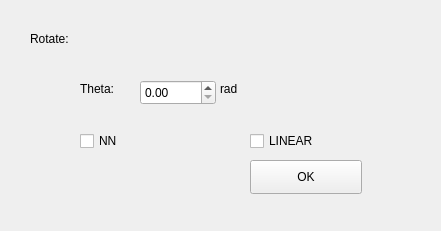
    <widget class="QWidget" name="rotateWidget" native="true">
     <property name="geometry">
      <rect>
       <x>10</x>
       <y>10</y>
       <width>441</width>
       <height>231</height>
      </rect>
     </property>
     <widget class="QLabel" name="label_36">
      <property name="geometry">
       <rect>
        <x>30</x>
        <y>30</y>
        <width>81</width>
        <height>18</height>
       </rect>
      </property>
      <property name="text">
       <string>Rotate:</string>
      </property>
     </widget>
     <widget class="QDoubleSpinBox" name="inputRotateTheta">
      <property name="geometry">
       <rect>
        <x>140</x>
        <y>80</y>
        <width>76</width>
        <height>25</height>
       </rect>
      </property>
      <property name="maximum">
       <double>359.990000000000009</double>
      </property>
     </widget>
     <widget class="QLabel" name="label_37">
      <property name="geometry">
       <rect>
        <x>80</x>
        <y>80</y>
        <width>81</width>
        <height>18</height>
       </rect>
      </property>
      <property name="text">
       <string>Theta:</string>
      </property>
     </widget>
     <widget class="QPushButton" name="rotateOkBtn">
      <property name="geometry">
       <rect>
        <x>250</x>
        <y>160</y>
        <width>112</width>
        <height>34</height>
       </rect>
      </property>
      <property name="text">
       <string>OK</string>
      </property>
     </widget>
     <widget class="QCheckBox" name="inputRotateChoiceNN">
      <property name="geometry">
       <rect>
        <x>80</x>
        <y>130</y>
        <width>105</width>
        <height>22</height>
       </rect>
      </property>
      <property name="text">
       <string>NN</string>
      </property>
     </widget>
     <widget class="QCheckBox" name="inputRotateChoiceLINEAR">
      <property name="geometry">
       <rect>
        <x>250</x>
        <y>130</y>
        <width>105</width>
        <height>22</height>
       </rect>
      </property>
      <property name="text">
       <string>LINEAR</string>
      </property>
     </widget>
     <widget class="QLabel" name="label_38">
      <property name="geometry">
       <rect>
        <x>220</x>
        <y>80</y>
        <width>81</width>
        <height>18</height>
       </rect>
      </property>
      <property name="text">
       <string>rad</string>
      </property>
     </widget>
    </widget>
